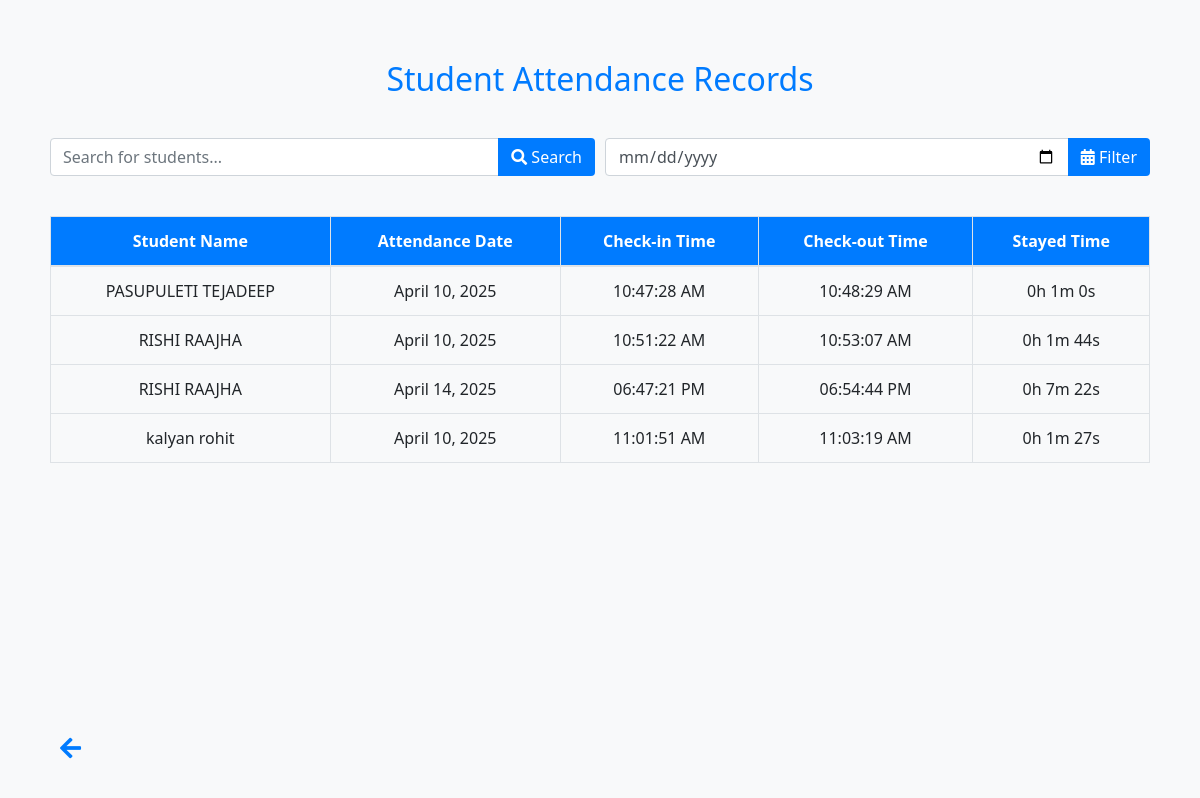
The page /students/attendance/ on the database its author committed.
### app1/models.py (models this page shows, shortened)
class Student(models.Model):
    name = models.CharField(max_length=100)
    email = models.EmailField()
    roll_number = models.CharField(max_length=20, unique=True)
    student_class = models.CharField(max_length=10)
    username = models.CharField(max_length=50, unique=True, null=False, default='temp_username')
    password = models.CharField(max_length=100)
    image = models.ImageField(upload_to='student_images/', blank=True, null=True)
    authorized = models.BooleanField(default=False)

class Attendance(models.Model):
    STATUS_CHOICES = [
        ('Present', 'Present'),
        ('Late', 'Late'),
        ('Absent', 'Absent'),
    ]
    student = models.ForeignKey(Student, on_delete=models.CASCADE)
    date = models.DateField()
    check_in_time = models.DateTimeField(null=True, blank=True)
    check_out_time = models.DateTimeField(null=True, blank=True)
    status = models.CharField(max_length=10, choices=STATUS_CHOICES, default='Absent')
    def calculate_duration(self):
        if self.check_in_time and self.check_out_time:
            duration = self.check_out_time - self.check_in_time
            hours, remainder = divmod(duration.total_seconds(), 3600)
            minutes, seconds = divmod(remainder, 60)
            return f"{int(hours)}h {int(minutes)}m {int(seconds)}s"
        return None

### app1/views.py (the view)
# urls.py: path('students/attendance/', views.student_attendance_list, name='student_attendance_list'),
def student_attendance_list(request):
    search_query = request.GET.get('search', '')
    date_filter = request.GET.get('attendance_date', '')
    students = Student.objects.all()
    if search_query:
        students = students.filter(name__icontains=search_query)
    student_attendance_data = []
    for student in students:
        attendance_records = Attendance.objects.filter(student=student)
        if date_filter:
            attendance_records = attendance_records.filter(date=date_filter)
        attendance_records = attendance_records.order_by('date')
        student_attendance_data.append({
            'student': student,
            'attendance_records': attendance_records
        })
    context = {
        'student_attendance_data': student_attendance_data,
        'search_query': search_query,  # Pass the search query to the template
        'date_filter': date_filter       # Pass the date filter to the template
    }
    return render(request, 'student_attendance_list.html', context)

### templates/student_attendance_list.html (shortened to what this page needs)
<!DOCTYPE html>
<html lang="en">
<head>
    <link rel="stylesheet" href="https://stackpath.bootstrapcdn.com/bootstrap/4.5.2/css/bootstrap.min.css">
    <link rel="stylesheet" href="https://cdnjs.cloudflare.com/ajax/libs/font-awesome/5.15.3/css/all.min.css">
</head>
<body>
<div class="container">
    <h2 class="heading">Student Attendance Records</h2>
    <form method="get" class="filter-container">
        <div class="input-group">
            <input type="text" name="search" class="form-control" placeholder="Search for students..." value="{{ search_query }}">
            <div class="input-group-append">
                <button class="btn btn-custom" type="submit"><i class="fas fa-search"></i> Search</button>
            </div>
        </div>
        <div class="input-group">
            <input type="date" name="attendance_date" class="form-control" value="{{ date_filter }}">
            <div class="input-group-append">
                <button class="btn btn-custom" type="submit"><i class="fas fa-calendar-alt"></i> Filter</button>
            </div>
        </div>
    </form>
    <div class="table-responsive attendance-table">
        <table class="table table-bordered table-hover">
            <thead>
                <tr>
                    <th>Student Name</th>
                    <th>Attendance Date</th>
                    <th>Check-in Time</th>
                    <th>Check-out Time</th>
                    <th>Stayed Time</th>
                </tr>
            </thead>
            <tbody>
                {% for data in student_attendance_data %}
                    {% for attendance in data.attendance_records %}
                    <tr>
                        <td>{{ data.student.name }}</td>
                        <td>{{ attendance.date }}</td>
                        <td>{{ attendance.check_in_time|date:"h:i:s A" }}</td>
                        <td>{{ attendance.check_out_time|date:"h:i:s A" }}</td>
                        <td>
                            {% if attendance.check_in_time and attendance.check_out_time %}
                                {{ attendance.calculate_duration }}
                            {% else %}
                                Not Checked Out
                            {% endif %}
                        </td>
                    </tr>
                    {% endfor %}
                {% endfor %}
            </tbody>
        </table>
    </div>
    <div class="footer">
        <i class="fas fa-arrow-left back-icon" onclick="location.href='/dashboard'"></i>
    </div>
</div>
</body>
</html>

### templates/student_attendance_list.html (style rules this page uses)
body, html { margin: 0; padding: 0; font-family: 'Segoe UI', Tahoma, Geneva, Verdana, sans-serif; background-color: #f8f9fa; color: #343a40; }
.container { padding: 20px; min-height: 100vh; display: flex; flex-direction: column; }
.table-responsive { margin-top: 20px; flex-grow: 1; }
.table thead th { vertical-align: middle; text-align: center; background-color: #007bff; color: white; }
.table td, .table th { vertical-align: middle; text-align: center; }
.heading { text-align: center; margin: 40px 0; color: #007bff; }
.footer { margin-top: auto; padding: 10px 0; text-align: left; }
.back-icon { padding: 10px; font-size: 1.5em; color: #007bff; cursor: pointer; transition: color 0.3s ease; }
.filter-container { display: flex; justify-content: space-between; margin-bottom: 20px; }
.filter-container .input-group { flex: 1; margin-right: 10px; }
.filter-container .input-group:last-child { margin-right: 0; }
.btn-custom { background-color: #007bff; color: white; }

### rows shown on the page
Student: student.name "PASUPULETI TEJADEEP"
Attendance: date "April 10, 2025", check_in_time "10:47:28 AM", check_out_time "10:48:29 AM", calculate_duration "0h 1m 0s"
Student: student.name "RISHI RAAJHA"
Attendance: date "April 10, 2025", check_in_time "10:51:22 AM", check_out_time "10:53:07 AM", calculate_duration "0h 1m 44s"
Attendance: date "April 14, 2025", check_in_time "06:47:21 PM", check_out_time "06:54:44 PM", calculate_duration "0h 7m 22s"
Student: student.name "kalyan rohit"
Attendance: date "April 10, 2025", check_in_time "11:01:51 AM", check_out_time "11:03:19 AM", calculate_duration "0h 1m 27s"
